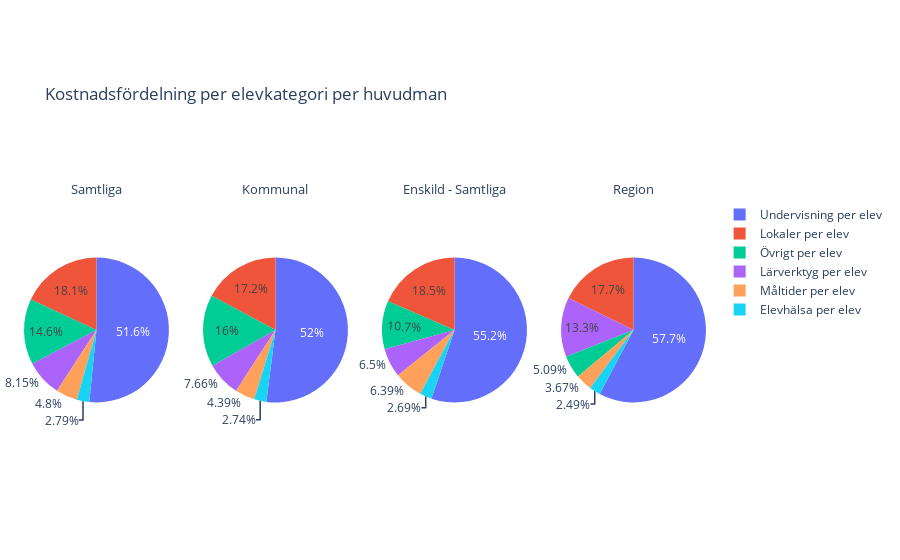

Notebook code for this chart:
### Markdown cell above
## Steg 3: Kostnadsfördelning per Elevkategori

Vi analyserar nu hur kostnaderna fördelas över olika kategorier såsom undervisning, lokaler, måltider m.m. för att identifiera var de största investeringarna görs.

### Code cell
# Definiera en lista med kostnadskategorier som vi vill analysera per elev.
cost_categories = [
    "Undervisning per elev",
    "Lokaler per elev",
    "Måltider per elev",
    "Lärverktyg per elev",
    "Elevhälsa per elev",
    "Övrigt per elev"
]


# Omvandla dataramen "school_costs_clean" för att ha en rad per kostnadskategori per huvudman.
costs_by_category = school_costs_clean.melt(
    id_vars=["Typ av huvudman"],
    value_vars=cost_categories,
    var_name="Kategori",
    value_name="Kostnad per elev"
)
# Extrahera unika värden av "Typ av huvudman"
unique_huvudmän = school_costs_clean["Typ av huvudman"].unique()

# Skapa en subplot-layout
fig2 = make_subplots(rows=1, cols=len(unique_huvudmän), specs=[[{"type": "domain"}] * len(unique_huvudmän)],
                     subplot_titles=unique_huvudmän)  # Titlar som unika huvudmän

# Skapa ett diagram för varje unik 'Typ av huvudman'
for index, huvudman in enumerate(unique_huvudmän, start=1):
    data_for_huvudman = costs_by_category[costs_by_category["Typ av huvudman"] == huvudman]
    category_sum = data_for_huvudman.groupby("Kategori")["Kostnad per elev"].sum().reset_index()

# Lägg till diagrammet till figuren
    fig2.add_trace(go.Pie(labels=category_sum["Kategori"], values=category_sum["Kostnad per elev"], name=huvudman), row=1, col=index)

# Uppdatera layouten med titel och legend.
fig2.update_layout(title_text="Kostnadsfördelning per elevkategori per huvudman", showlegend=True,
                   margin=dict(t=200, l=20, r=20, b=100))  # Justerade marginaler

# Anpassar teckensnitt och storlek för subplot-titlar
for i, title in enumerate(fig2.layout.annotations):
    fig2.layout.annotations[i].font.size = 13  # Anpassar storlek på teckensnitt för subplot-titlar

fig2.write_html("Labb2_visualiseringar/upg2_second_graph.html")
fig2.show()

### Figure 1 — Plotly figure (JSON) as saved in the notebook; plotly's stock layout.template omitted (floating-point values rounded to 4 significant figures)
{"data": [{"domain": {"x": [0, 0.2125], "y": [0, 1]}, "labels": ["Elevhälsa per elev", "Lokaler per elev", "Lärverktyg per elev", "Måltider per elev", "Undervisning per elev", "Övrigt per elev"], "name": "Samtliga", "type": "pie", "values": [3660, 23700, 10700, 6300, 67700, 19200]}, {"domain": {"x": [0.2625, 0.475], "y": [0, 1]}, "labels": ["Elevhälsa per elev", "Lokaler per elev", "Lärverktyg per elev", "Måltider per elev", "Undervisning per elev", "Övrigt per elev"], "name": "Kommunal", "type": "pie", "values": [3680, 23100, 10300, 5900, 69900, 21500]}, {"domain": {"x": [0.525, 0.7375], "y": [0, 1]}, "labels": ["Elevhälsa per elev", "Lokaler per elev", "Lärverktyg per elev", "Måltider per elev", "Undervisning per elev", "Övrigt per elev"], "name": "Enskild - Samtliga", "type": "pie", "values": [17460, 120300, 42200, 41500, 358300, 69800]}, {"domain": {"x": [0.7875, 1], "y": [0, 1]}, "labels": ["Elevhälsa per elev", "Lokaler per elev", "Lärverktyg per elev", "Måltider per elev", "Undervisning per elev", "Övrigt per elev"], "name": "Region", "type": "pie", "values": [5770, 41100, 30800, 8500, 133900, 11800]}], "layout": {"annotations": [{"font": {"size": 13}, "showarrow": false, "text": "Samtliga", "x": 0.1062, "xanchor": "center", "xref": "paper", "y": 1, "yanchor": "bottom", "yref": "paper"}, {"font": {"size": 13}, "showarrow": false, "text": "Kommunal", "x": 0.3688, "xanchor": "center", "xref": "paper", "y": 1, "yanchor": "bottom", "yref": "paper"}, {"font": {"size": 13}, "showarrow": false, "text": "Enskild - Samtliga", "x": 0.6313, "xanchor": "center", "xref": "paper", "y": 1, "yanchor": "bottom", "yref": "paper"}, {"font": {"size": 13}, "showarrow": false, "text": "Region", "x": 0.8938, "xanchor": "center", "xref": "paper", "y": 1, "yanchor": "bottom", "yref": "paper"}], "margin": {"b": 100, "l": 20, "r": 20, "t": 200}, "showlegend": true, "title": {"text": "Kostnadsfördelning per elevkategori per huvudman"}}}
